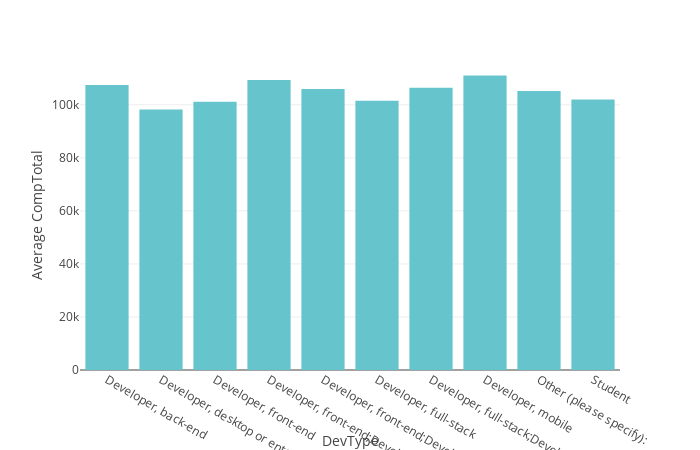

This figure's notebook cell:
### Code cell
plot_comparison_plotly(df2021,'DevType','CompTotal',10,450,700)

### Figure 1 — Plotly figure (JSON) as saved in the notebook; plotly's stock layout.template omitted (floating-point values rounded to 4 significant figures)
{"data": [{"alignmentgroup": "True", "hovertemplate": "DevType=%{x}<br>Average CompTotal=%{y}<extra></extra>", "legendgroup": "", "marker": {"color": "rgb(102, 197, 204)", "pattern": {"shape": ""}}, "name": "", "offsetgroup": "", "orientation": "v", "showlegend": false, "textposition": "auto", "type": "bar", "x": ["Developer, back-end", "Developer, desktop or enterprise applications", "Developer, front-end", "Developer, front-end;Developer, full-stack", "Developer, front-end;Developer, full-stack;Developer, back-end", "Developer, full-stack", "Developer, full-stack;Developer, back-end", "Developer, mobile", "Other (please specify):", "Student"], "xaxis": "x", "y": [107400.0, 98220.0, 101100.0, 109400.0, 105900.0, 101500.0, 106400.0, 111100.0, 105200.0, 102000.0], "yaxis": "y"}], "layout": {"barmode": "relative", "height": 450, "legend": {"tracegroupgap": 0}, "margin": {"t": 60}, "width": 700, "xaxis": {"anchor": "y", "domain": [0, 1], "title": {"text": "DevType"}}, "yaxis": {"anchor": "x", "domain": [0, 1], "title": {"text": "Average CompTotal"}}}}
